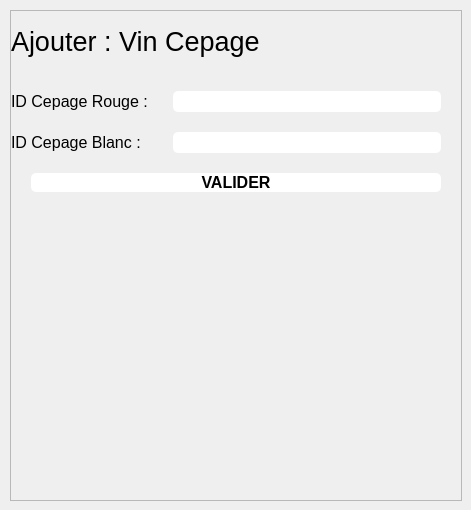
            <widget class="QWidget" name="vins_cepages_page">
             <widget class="QFrame" name="vins_cepages_frame">
              <property name="geometry">
               <rect>
                <x>10</x>
                <y>10</y>
                <width>452</width>
                <height>491</height>
               </rect>
              </property>
              <property name="sizePolicy">
               <sizepolicy hsizetype="Preferred" vsizetype="Preferred">
                <horstretch>0</horstretch>
                <verstretch>0</verstretch>
               </sizepolicy>
              </property>
              <property name="frameShape">
               <enum>QFrame::StyledPanel</enum>
              </property>
              <property name="frameShadow">
               <enum>QFrame::Raised</enum>
              </property>
              <layout class="QFormLayout" name="formLayout_5">
               <property name="horizontalSpacing">
                <number>0</number>
               </property>
               <property name="verticalSpacing">
                <number>20</number>
               </property>
               <property name="leftMargin">
                <number>0</number>
               </property>
               <property name="topMargin">
                <number>0</number>
               </property>
               <property name="rightMargin">
                <number>0</number>
               </property>
               <property name="bottomMargin">
                <number>0</number>
               </property>
               <item row="0" column="0" colspan="2">
                <widget class="QLabel" name="vins_cepages_frame_titre">
                 <property name="minimumSize">
                  <size>
                   <width>0</width>
                   <height>60</height>
                  </size>
                 </property>
                 <property name="maximumSize">
                  <size>
                   <width>16777215</width>
                   <height>60</height>
                  </size>
                 </property>
                 <property name="font">
                  <font>
                   <pointsize>20</pointsize>
                  </font>
                 </property>
                 <property name="text">
                  <string>Ajouter : Vin Cepage</string>
                 </property>
                </widget>
               </item>
               <item row="1" column="0">
                <widget class="QLabel" name="label_vins_cepages_rouge">
                 <property name="font">
                  <font>
                   <pointsize>12</pointsize>
                  </font>
                 </property>
                 <property name="text">
                  <string>ID Cepage Rouge : </string>
                 </property>
                </widget>
               </item>
               <item row="1" column="1">
                <widget class="QLineEdit" name="lineEdit_vins_cepages_rouge">
                 <property name="font">
                  <font>
                   <pointsize>12</pointsize>
                  </font>
                 </property>
                 <property name="styleSheet">
                  <string notr="true">background-color:#FFF;
color:black;
margin-left:20px;
margin-right:20px;
border-radius: 5px;</string>
                 </property>
                 <property name="alignment">
                  <set>Qt::AlignCenter</set>
                 </property>
                </widget>
               </item>
               <item row="2" column="0">
                <widget class="QLabel" name="label_vins_cepages_blanc">
                 <property name="font">
                  <font>
                   <pointsize>12</pointsize>
                  </font>
                 </property>
                 <property name="text">
                  <string>ID Cepage Blanc : </string>
                 </property>
                </widget>
               </item>
               <item row="2" column="1">
                <widget class="QLineEdit" name="lineEdit_vins_cepages_blanc">
                 <property name="font">
                  <font>
                   <pointsize>12</pointsize>
                  </font>
                 </property>
                 <property name="styleSheet">
                  <string notr="true">background-color:#FFF;
color:black;
margin-left:20px;
margin-right:20px;
border-radius: 5px;</string>
                 </property>
                 <property name="alignment">
                  <set>Qt::AlignCenter</set>
                 </property>
                </widget>
               </item>
               <item row="3" column="0" colspan="2">
                <widget class="QPushButton" name="pushButton_vins_cepages_valider">
                 <property name="font">
                  <font>
                   <pointsize>12</pointsize>
                   <weight>75</weight>
                   <bold>true</bold>
                  </font>
                 </property>
                 <property name="styleSheet">
                  <string notr="true">background-color:#FFF;
color:black;
margin-left:20px;
margin-right:20px;
border-radius: 5px;</string>
                 </property>
                 <property name="text">
                  <string>VALIDER</string>
                 </property>
                </widget>
               </item>
              </layout>
             </widget>
            </widget>
